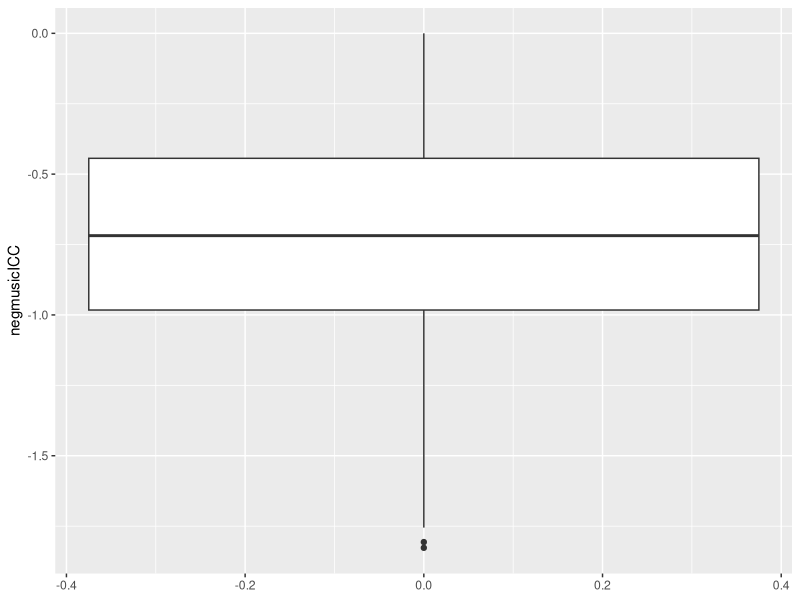
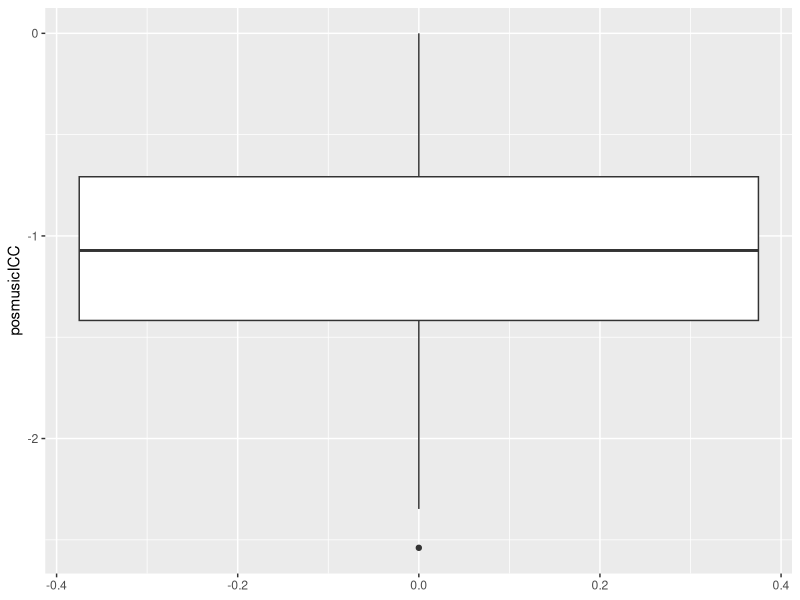
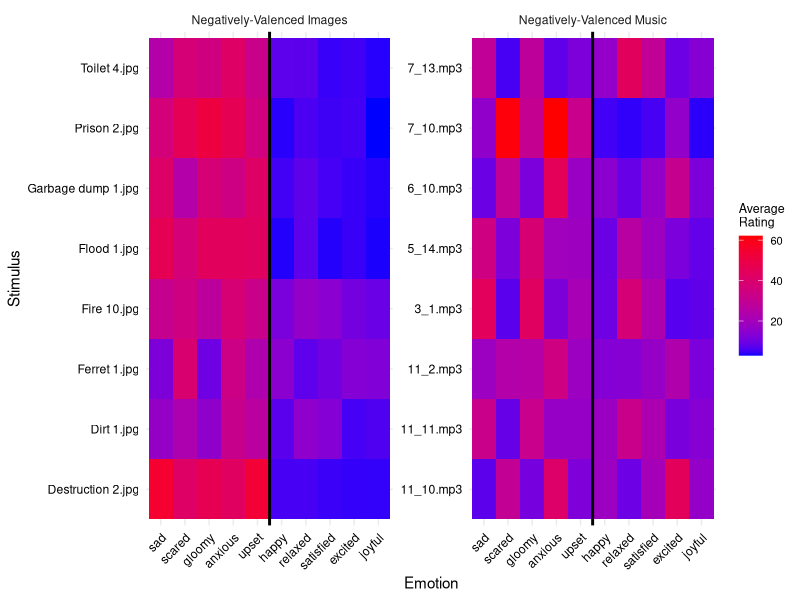
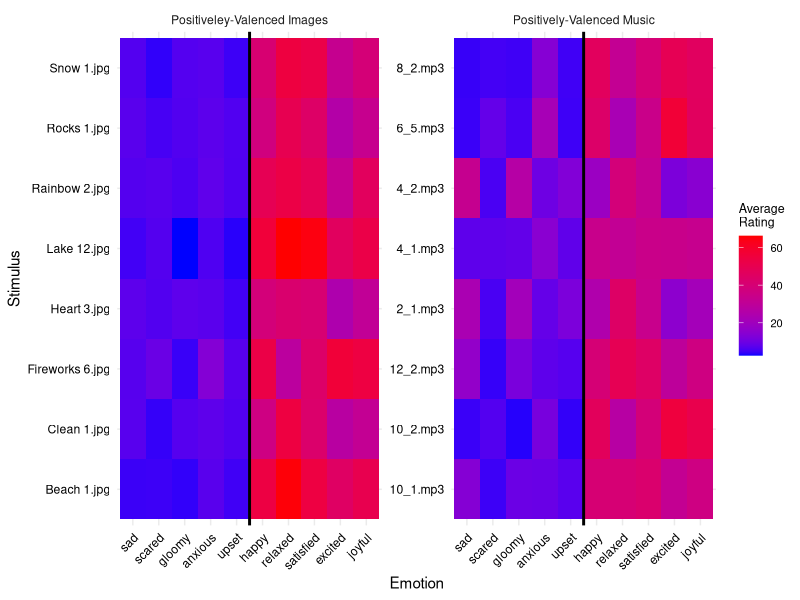
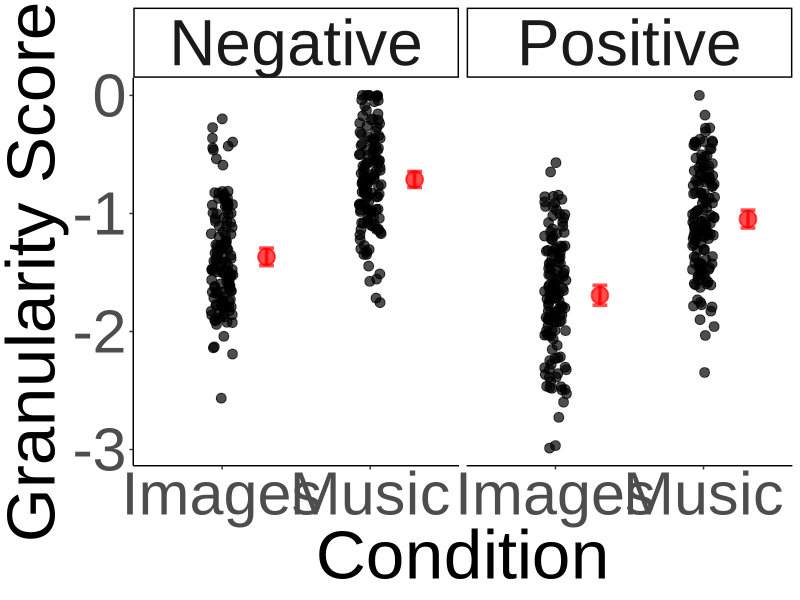
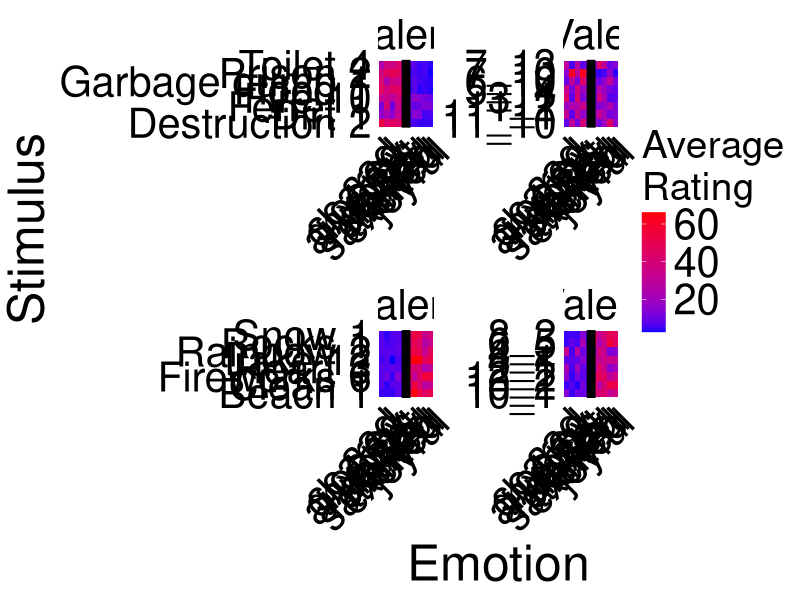
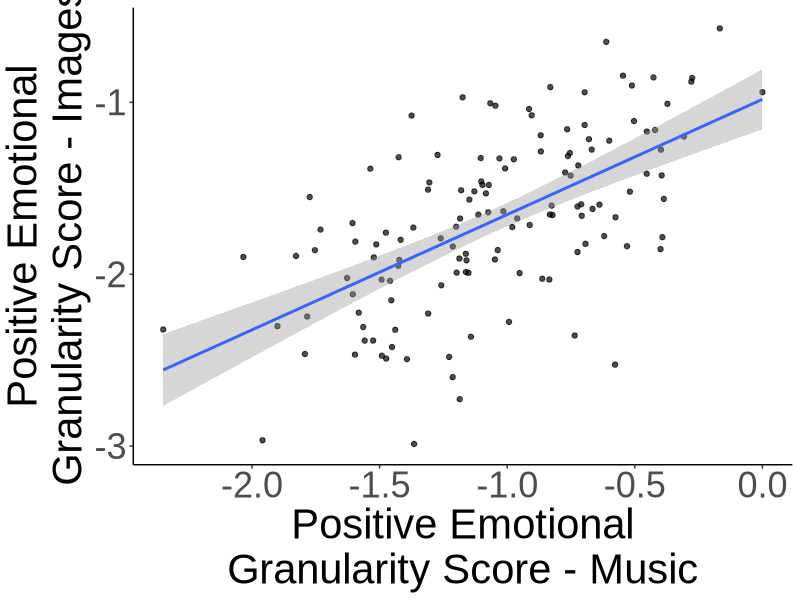
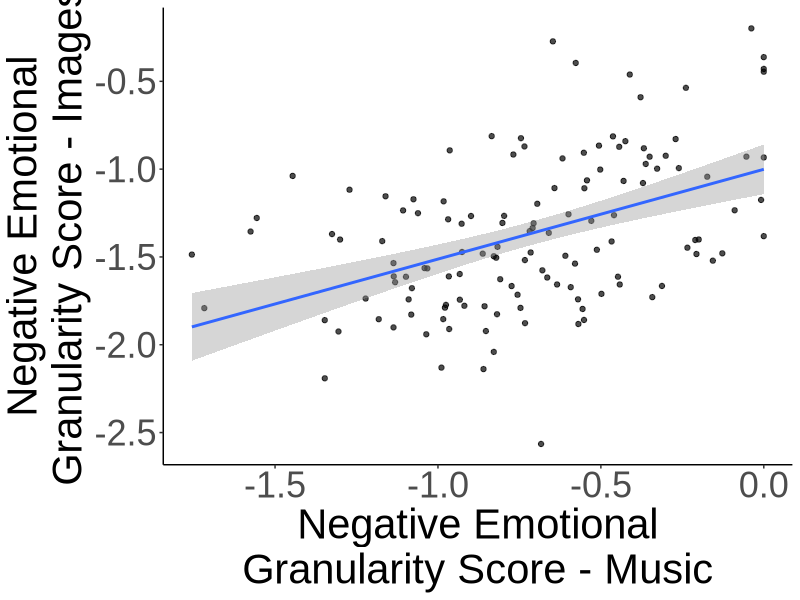

Here is the R script that generated these plots, in order: (Note: this script raises an error after producing the figures.)
## ---- chunk 1
library(lmerTest)
library(tidyverse)
library(corrplot)
library(emmeans)
## ---- chunk 2
granularity_scores <- read.csv(file='../data/study1final_granularityscores.csv')

pos_ratings <- read.csv(file='../data/study1final_positiveratings.csv')

neg_ratings <- read.csv(file='../data/study1final_negativeratings.csv')
## ---- chunk 3
ggplot(granularity_scores, aes(y = negmusicICC)) +
  geom_boxplot()

ggplot(granularity_scores, aes(y = posmusicICC)) +
  geom_boxplot()

# Function to replace IQR outliers with NA
remove_outliers_iqr <- function(df,col_name) {
  x = df[[col_name]]
  Q1 <- quantile(x, 0.25, na.rm = TRUE)
  Q3 <- quantile(x, 0.75, na.rm = TRUE)
  IQR_val <- Q3 - Q1

  lower_bound <- Q1 - 1.5 * IQR_val
  upper_bound <- Q3 + 1.5 * IQR_val

  # Replace outliers with NA
  df[[col_name]][x < lower_bound | x > upper_bound] <- NA
  df=df
}

granularity_scores <- remove_outliers_iqr(granularity_scores, "negmusicICC")
granularity_scores <- remove_outliers_iqr(granularity_scores, "negpicICC")
granularity_scores <- remove_outliers_iqr(granularity_scores, "posmusicICC")
granularity_scores <- remove_outliers_iqr(granularity_scores, "pospicICC")
## ---- chunk 4
#test interaction between stimulus type (music/picture), emotion rating valence (pos/negative), and stimulus valence
neg_ratingsperemotion <- neg_ratings %>%
  pivot_longer(gloomy:upset) 

pos_ratingsperemotion <- pos_ratings %>%
  pivot_longer(happy:relaxed)

pos_ratingsperemotion$rating_valence <- "positive"
neg_ratingsperemotion$rating_valence <- "negative"

master_ratingsperemotion <- rbind(pos_ratingsperemotion, neg_ratingsperemotion)

#assigning stimulus valence
# Positive and Negative picture and music lists
pos_pic <- c("Beach 1.jpg", "Fireworks 6.jpg", "Lake 12.jpg", "Rainbow 2.jpg", "Clean 1.jpg", "Heart 3.jpg", "Rocks 1.jpg", "Snow 1.jpg")
neg_pic <- c("Dirt 1.jpg", "Ferret 1.jpg", "Fire 10.jpg", "Flood 1.jpg", "Destruction 2.jpg", "Garbage dump 1.jpg", "Prison 2.jpg", "Toilet 4.jpg")

pos_music <- c("2_1.mp3", "4_1.mp3", "4_2.mp3", "6_5.mp3", "8_2.mp3", "10_1.mp3", "10_2.mp3", "12_2.mp3")
neg_music <- c("3_1.mp3", "5_14.mp3", "6_10.mp3", "7_10.mp3", "7_13.mp3", "11_2.mp3", "11_10.mp3", "11_11.mp3")

# Apply the filter function
# Create a function to filter data by positive or negative images/music
filter_by_type <- function(data, type_list, column_name) {
  data %>%
    filter(!!sym(column_name) %in% type_list)
}

pos_pic_data <- filter_by_type(master_ratingsperemotion, pos_pic, "stim")
pos_pic_data$stimulus_valence <- "positive"
neg_pic_data <- filter_by_type(master_ratingsperemotion, neg_pic, "stim")
neg_pic_data$stimulus_valence <- "negative"

pos_music_data <- filter_by_type(master_ratingsperemotion, pos_music, "stim")
pos_music_data$stimulus_valence <- "positive"
neg_music_data <- filter_by_type(master_ratingsperemotion, neg_music, "stim")
neg_music_data$stimulus_valence <- "negative"

master_ratingsperemotion <- rbind(pos_pic_data,neg_pic_data,pos_music_data,neg_music_data)

#m1 <- lmer(data=master_ratingsperemotion, (value) ~ condition*rating_valence*stimulus_valence +  (rating_valence|Participant.Public.ID),control=lmerControl(optimizer="bobyqa")) #removed stim intercept to assist in model convergence and main random effect of stimulus_valence (explained least amt of variance), 8/13/26 -- and the main effect of condition and interaction between rating valence and condition

m1 <- lmer(data=master_ratingsperemotion, (value) ~ condition*rating_valence*stimulus_valence + (rating_valence|Participant.Public.ID),control=lmerControl(optimizer="bobyqa"))
car::Anova(m1,type="II" )
summary(m1)

#simple test of means (i.e., seeing pos rated pos, neg rated neg)
test(emmeans(m1, ~ condition*rating_valence*stimulus_valence, lmerTest.limit = 43840, lmer.df = "satterthwaite"))

emmeans::test(emmeans(m1, pairwise ~ condition*rating_valence*stimulus_valence,lmerTest.limit = 43840,lmer.df = "satterthwaite"))

#plots
## ---- chunk 5
averages_pos <- pos_ratings %>%
  pivot_longer(happy:relaxed, names_to = "Emotion", values_to = "Response") %>%
  group_by(stim, condition, Emotion) %>%
  summarise(
     `Average\nRating` = mean(Response, na.rm = TRUE)
    )

averages_neg <- neg_ratings %>%
  pivot_longer(gloomy:upset, names_to = "Emotion", values_to = "Response") %>%
  group_by(stim, condition,Emotion) %>%
  summarise(
    `Average\nRating` = mean(Response, na.rm = TRUE)
    )

# Positive and Negative picture and music lists
pos_pic <- c("Beach 1.jpg", "Fireworks 6.jpg", "Lake 12.jpg", "Rainbow 2.jpg", "Clean 1.jpg", "Heart 3.jpg", "Rocks 1.jpg", "Snow 1.jpg")
neg_pic <- c("Dirt 1.jpg", "Ferret 1.jpg", "Fire 10.jpg", "Flood 1.jpg", "Destruction 2.jpg", "Garbage dump 1.jpg", "Prison 2.jpg", "Toilet 4.jpg")

pos_music <- c("2_1.mp3", "4_1.mp3", "4_2.mp3", "6_5.mp3", "8_2.mp3", "10_1.mp3", "10_2.mp3", "12_2.mp3")
neg_music <- c("3_1.mp3", "5_14.mp3", "6_10.mp3", "7_10.mp3", "7_13.mp3", "11_2.mp3", "11_10.mp3", "11_11.mp3")

# Apply the filter function
# Create a function to filter data by positive or negative images/music
filter_by_type <- function(data, type_list, column_name) {
  data %>%
    filter(!!sym(column_name) %in% type_list)
}
averages_master <- rbind(averages_pos,averages_neg)
pos_pic_data <- filter_by_type(averages_master, pos_pic, "stim")
neg_pic_data <- filter_by_type(averages_master, neg_pic, "stim")

pos_music_data <- filter_by_type(averages_master, pos_music, "stim")
neg_music_data <- filter_by_type(averages_master, neg_music, "stim")

neg_averages <- rbind(neg_pic_data,neg_music_data)

neg_averages$Emotion <- factor(neg_averages$Emotion, levels = c("sad", "scared", "gloomy", "anxious", "upset", "happy", "relaxed", "satisfied", "excited", "joyful"))

neg_averages <- neg_averages %>%
  mutate(condition = recode(condition, music = "Negatively-Valenced Music", pic = "Negatively-Valenced Images")) 

ggplot(neg_averages,aes(x = Emotion, y = stim, fill = `Average\nRating`)) +
    geom_tile() +
    #ggtitle(paste("Average Responses by Emotion and Stimulus for", group_name)) +
    xlab("Emotion") +
    ylab("Stimulus") +
    scale_fill_gradient(low = "blue", high = "red") +  # Adjust color scheme as needed
    theme_minimal() +
    theme(axis.text.x = element_text(angle = 45, hjust = 1, color = "black"), axis.text.y = element_text(color = "black"), plot.background = element_rect(fill = "white", color = NA),  # Set plot background to white
        panel.background = element_rect(fill = "white", color = NA),legend.title = element_text(size = 9), 
               legend.text = element_text(size = 8)) +
  facet_wrap(~condition, scales = "free") +
  geom_vline(xintercept=5.5, color="black", linetype="solid", size=1)

pos_averages <- rbind(pos_pic_data,pos_music_data)

pos_averages$Emotion <- factor(pos_averages$Emotion, levels = c("sad", "scared", "gloomy", "anxious", "upset", "happy", "relaxed", "satisfied", "excited", "joyful"))

pos_averages <- pos_averages %>%
  mutate(condition = recode(condition, music = "Positively-Valenced Music", pic = "Positiveley-Valenced Images"))

ggplot(pos_averages, aes(x = Emotion, y = stim, fill = `Average\nRating`)) +
    geom_tile() +
    #ggtitle(paste("Average Responses by Emotion and Stimulus for", group_name)) +
    xlab("Emotion") +
    ylab("Stimulus") +
    scale_fill_gradient(low = "blue", high = "red") +  # Adjust color scheme as needed
    theme_minimal() +
    theme(axis.text.x = element_text(angle = 45, hjust = 1, color = "black"), axis.text.y = element_text(color = "black"), plot.background = element_rect(fill = "white", color = NA),  # Set plot background to white
        panel.background = element_rect(fill = "white", color = NA),legend.title = element_text(size = 9), 
               legend.text = element_text(size = 8)) +
  facet_wrap(~condition, scales = "free") +
  geom_vline(xintercept=5.5, color="black", linetype="solid", size=1)

averages_total <- rbind(pos_averages, neg_averages)
averages_total$stim <- gsub(".jpg", "", averages_total$stim)
averages_total$stim <- gsub(".mp3", "", averages_total$stim)

averages_total_plot <-
ggplot(averages_total, aes(x = Emotion, y = stim, fill = `Average\nRating`)) +
    geom_tile() +
    #ggtitle(paste("Average Responses by Emotion and Stimulus for", group_name)) +
    xlab("Emotion") +
    ylab("Stimulus") +
    scale_fill_gradient(low = "blue", high = "red") +  # Adjust color scheme as needed
    theme_minimal() +
    theme(axis.text.x = element_text(angle = 45, hjust = 1, color = "black", size = 30), 
          axis.text.y = element_text(color = "black", size=30),
          strip.text = element_text(color = "black", size=30),
          axis.title = element_text(color = "black", size=36),
          plot.background = element_rect(fill = "white", color = NA),  # Set plot background to white
        panel.background = element_rect(fill = "white", color = NA),
        legend.title = element_text(size = 28), 
            legend.text = element_text(size = 30)
        ) +
  facet_wrap(~condition, scales = "free") +
  geom_vline(xintercept=5.5, color="black", linetype="solid", size=3)

ggsave('../heatmap_averagestudy1.png',averages_total_plot, dpi=1000,width=18, height=10.5)
## ---- chunk 6
#granularity across pics + music
##positive
cor.test(granularity_scores$posmusicICC, granularity_scores$pospicICC)

##negative
cor.test(granularity_scores$negmusicICC, granularity_scores$negpicICC)

##combined
cor.test(granularity_scores$allmusicICC, granularity_scores$allpicICC)
## ---- chunk 7
#granularity across pics + music
##positive
t.test(granularity_scores$posmusicICC, granularity_scores$pospicICC, paired=TRUE)

##negative
t.test(granularity_scores$negmusicICC, granularity_scores$negpicICC, paired=TRUE)

##combined
t.test(granularity_scores$allmusicICC, granularity_scores$allpicICC, paired=TRUE)
## ---- chunk 8
#gloomy sad scared anxious upset
neg_ratings$average <- (neg_ratings$gloomy + neg_ratings$sad + neg_ratings$scared + neg_ratings$anxious + neg_ratings$gloomy)/5

neg_averages <-
  neg_ratings %>%
  group_by(Participant.Public.ID, condition) %>%
  dplyr::summarize(mean = mean(average))

neg_averages$valence <- "Negative"

#relaxed, excited, satisfied, happy, joyful
pos_ratings$average <- (pos_ratings$relaxed + pos_ratings$excited + pos_ratings$satisfied + pos_ratings$happy + pos_ratings$joyful)/5

pos_averages <-
  pos_ratings %>%
  group_by(Participant.Public.ID, condition) %>%
  dplyr::summarize(mean = mean(average))

pos_averages$valence <- "Positive"

averages <- rbind(neg_averages, pos_averages)
## ---- chunk 9
pos_granularity_plot <- 
ggplot(data=granularity_scores, aes(x=posmusicICC, y=pospicICC)) +
  theme_classic()+
  theme(legend.position = "none")+
  geom_point(alpha=0.7) +
  geom_smooth(method="lm") +
  xlab("Positive Emotional\nGranularity Score - Music") +
  ylab("Positive Emotional\nGranularity Score - Images") +
  theme(
    axis.title.x = element_text(family="Arial", size=20),
    axis.title.y = element_text(family="Arial",size=20),
    axis.text.x = element_text(family="Arial", size=14),
    axis.text.y = element_text(family="Arial",size=14)) +
    theme(
    axis.title.x = element_text(family="Arial", size=30),
    axis.title.y = element_text(family="Arial",size=30),
    axis.text.x = element_text(family="Arial", size=26),
    axis.text.y = element_text(family="Arial",size=26))

ggsave('../figures/study1_posgrancor.png',dpi=1000, pos_granularity_plot, height=8)

neg_granularity_plot <-
ggplot(data=granularity_scores, aes(x=negmusicICC, y=negpicICC)) +
  theme_classic()+
  theme(legend.position = "none")+
  geom_point(alpha=0.7) +
  geom_smooth(method="lm") +
  xlab("Negative Emotional\nGranularity Score - Music") +
  ylab("Negative Emotional\nGranularity Score - Images")+
  theme(
    axis.title.x = element_text(family="Arial", size=30),
    axis.title.y = element_text(family="Arial",size=30),
    axis.text.x = element_text(family="Arial", size=26),
    axis.text.y = element_text(family="Arial",size=26))

ggsave('../figures/study1_neggrancor.png',dpi=1000, neg_granularity_plot, height=8)


#differences in ICCs
granularity_scores_long <-
  granularity_scores %>%
  pivot_longer(negmusicICC:allpicICC) 
  
granularity_scores_long$valence <- ifelse(grepl("^neg",granularity_scores_long$name), "Negative", "Positive")
granularity_scores_long$valence <- ifelse(grepl("^all",granularity_scores_long$name), "Combined", granularity_scores_long$valence)
granularity_scores_long$condition <- ifelse(grepl("pic",granularity_scores_long$name), "Images", "Music")

#mag_difference <-
granularity_scores_long %>%
  subset(valence!="Combined") %>%
  ggplot(aes(x=condition, y=value)) +
  stat_summary(fun.data = 'mean_cl_normal', geom = 'errorbar', size=1.25, width = 0.1, alpha=0.7,position = position_nudge(x = .3, y = 0), color="red") +
  stat_summary(fun.data = 'mean_cl_normal', geom = 'pointrange',size=1.25, alpha=0.7,position = position_nudge(x = .3, y = 0), color="red")+
  theme_classic()+
  theme(legend.position = "none") +
  facet_wrap(~valence,scales = "free_x") +
  geom_jitter(alpha=0.7, width=0.075,size=3) +
  #geom_violinhalf(position = position_nudge(x = .2, y = 0))
  xlab("Condition") +
  ylab("Granularity Score") +
  theme(
    axis.title.x = element_text(family="Arial", size=50),
    axis.title.y = element_text(family="Arial",size=50),
    axis.text.x = element_text(family="Arial", size=44),
    axis.text.y = element_text(family="Arial",size=44),
    strip.text = element_text(family="Arial",size=46))

ggsave('../figures/study1_magdifference.png',dpi=1000, mag_difference, width=14, height=12)


#magnitude differences in raw ratings (not ICC)
ggplot(data=averages, aes(x=valence, y=mean, color=condition)) +
     stat_summary(fun.data = 'mean_se', geom = 'errorbar', width = 0.05, alpha=0.7,position=position_dodge(width=0.2)) +
  stat_summary(fun.data = 'mean_se', geom = 'pointrange', alpha=0.7,position=position_dodge(width=0.2))+
  theme_classic()+
  theme(legend.position = "none") +
  xlab("Emotion Valence") +
  ylab("Rating") +
  scale_color_manual(values=c("#0072B2", "#D55E00" )) +
  scale_fill_manual(values=c("#0072B2","#D55E00"))
## ---- chunk 10
##Pos emotions
#relaxed, excited, satisfied, happy, joyful

#relaxed - excited
relaxed_excited_cor <-
  pos_ratings %>%
  group_by(Participant.Public.ID, condition) %>%
  dplyr::summarize(cor = cor(relaxed, excited))

relaxed_excited_cor_pics <- relaxed_excited_cor %>%
  subset(condition == "pic")

relaxed_excited_cor_music <- relaxed_excited_cor %>%
  subset(condition == "music")

#relaxed - satisfied
relaxed_satisfied_cor <-
  pos_ratings %>%
  group_by(Participant.Public.ID, condition) %>%
  dplyr::summarize(cor = cor(relaxed, satisfied))

relaxed_satisfied_cor_pics <- relaxed_satisfied_cor %>%
  subset(condition == "pic")

relaxed_satisfied_cor_music <- relaxed_satisfied_cor %>%
  subset(condition == "music")

#relaxed - happy
relaxed_happy_cor <-
  pos_ratings %>%
  group_by(Participant.Public.ID, condition) %>%
  dplyr::summarize(cor = cor(relaxed, happy))

relaxed_happy_cor_pics <- relaxed_happy_cor %>%
  subset(condition == "pic")

relaxed_happy_cor_music <- relaxed_happy_cor %>%
  subset(condition == "music")

#relaxed - joyful
relaxed_joyful_cor <-
  pos_ratings %>%
  group_by(Participant.Public.ID, condition) %>%
  dplyr::summarize(cor = cor(relaxed, joyful))

relaxed_joyful_cor_pics <- relaxed_joyful_cor %>%
  subset(condition == "pic")

relaxed_joyful_cor_music <- relaxed_joyful_cor %>%
  subset(condition == "music")

#excited - satisfied
excited_satisfied_cor <-
  pos_ratings %>%
  group_by(Participant.Public.ID, condition) %>%
  dplyr::summarize(cor = cor(excited, satisfied))

excited_satisfied_cor_pics <- excited_satisfied_cor %>%
  subset(condition == "pic")

excited_satisfied_cor_music <- excited_satisfied_cor %>%
  subset(condition == "music")

#excited - happy
excited_happy_cor <-
  pos_ratings %>%
  group_by(Participant.Public.ID, condition) %>%
  dplyr::summarize(cor = cor(excited, happy))

excited_happy_cor_pics <- excited_happy_cor %>%
  subset(condition == "pic")

excited_happy_cor_music <- excited_happy_cor %>%
  subset(condition == "music")

#excited - joyful
excited_joyful_cor <-
  pos_ratings %>%
  group_by(Participant.Public.ID, condition) %>%
  dplyr::summarize(cor = cor(excited, joyful))

excited_joyful_cor_pics <- excited_joyful_cor %>%
  subset(condition == "pic")

excited_joyful_cor_music <- excited_joyful_cor %>%
  subset(condition == "music")

#satisfied - happy
satisfied_happy_cor <-
  pos_ratings %>%
  group_by(Participant.Public.ID, condition) %>%
  dplyr::summarize(cor = cor(satisfied, happy))

satisfied_happy_cor_pics <- satisfied_happy_cor %>%
  subset(condition == "pic")

satisfied_happy_cor_music <- satisfied_happy_cor %>%
  subset(condition == "music")

#satisfied - joyful
satisfied_joyful_cor <-
  pos_ratings %>%
  group_by(Participant.Public.ID, condition) %>%
  dplyr::summarize(cor = cor(satisfied, joyful))

satisfied_joyful_cor_pics <- satisfied_joyful_cor %>%
  subset(condition == "pic")

satisfied_joyful_cor_music <- satisfied_joyful_cor %>%
  subset(condition == "music")

#joyful - happy
joyful_happy_cor <-
  pos_ratings %>%
  group_by(Participant.Public.ID, condition) %>%
  dplyr::summarize(cor = cor(joyful, happy))

joyful_happy_cor_pics <- joyful_happy_cor %>%
  subset(condition == "pic")

joyful_happy_cor_music <- joyful_happy_cor %>%
  subset(condition == "music")

#neg emotions
#gloomy sad scared anxious upset
#gloomy - sad
gloomy_sad_cor <-
  neg_ratings %>%
  group_by(Participant.Public.ID, condition) %>%
  dplyr::summarize(cor = cor(gloomy, sad))

gloomy_sad_cor_pics <- gloomy_sad_cor %>%
  subset(condition == "pic")

gloomy_sad_cor_music <- gloomy_sad_cor %>%
  subset(condition == "music")

#gloomy - scared
gloomy_scared_cor <-
  neg_ratings %>%
  group_by(Participant.Public.ID, condition) %>%
  dplyr::summarize(cor = cor(gloomy, scared))

gloomy_scared_cor_pics <- gloomy_scared_cor %>%
  subset(condition == "pic")

gloomy_scared_cor_music <- gloomy_scared_cor %>%
  subset(condition == "music")

#gloomy - anxious
gloomy_anxious_cor <-
  neg_ratings %>%
  group_by(Participant.Public.ID, condition) %>%
  dplyr::summarize(cor = cor(gloomy, anxious))

gloomy_anxious_cor_pics <- gloomy_anxious_cor %>%
  subset(condition == "pic")

gloomy_anxious_cor_music <- gloomy_anxious_cor %>%
  subset(condition == "music")

#gloomy - upset
gloomy_upset_cor <-
  neg_ratings %>%
  group_by(Participant.Public.ID, condition) %>%
  dplyr::summarize(cor = cor(gloomy, upset))

gloomy_upset_cor_pics <- gloomy_upset_cor %>%
  subset(condition == "pic")

gloomy_upset_cor_music <- gloomy_upset_cor %>%
  subset(condition == "music")

#sad - scared
sad_scared_cor <-
  neg_ratings %>%
  group_by(Participant.Public.ID, condition) %>%
  dplyr::summarize(cor = cor(sad, scared))

sad_scared_cor_pics <- sad_scared_cor %>%
  subset(condition == "pic")

sad_scared_cor_music <- sad_scared_cor %>%
  subset(condition == "music")

#sad - anxious
sad_anxious_cor <-
  neg_ratings %>%
  group_by(Participant.Public.ID, condition) %>%
  dplyr::summarize(cor = cor(sad, anxious))

sad_anxious_cor_pics <- sad_anxious_cor %>%
  subset(condition == "pic")

sad_anxious_cor_music <- sad_anxious_cor %>%
  subset(condition == "music")

#sad - upset
sad_upset_cor <-
  neg_ratings %>%
  group_by(Participant.Public.ID, condition) %>%
  dplyr::summarize(cor = cor(sad, upset))

sad_upset_cor_pics <- sad_upset_cor %>%
  subset(condition == "pic")

sad_upset_cor_music <- sad_upset_cor %>%
  subset(condition == "music")

#scared - anxious
scared_anxious_cor <-
  neg_ratings %>%
  group_by(Participant.Public.ID, condition) %>%
  dplyr::summarize(cor = cor(scared, anxious))

scared_anxious_cor_pics <- scared_anxious_cor %>%
  subset(condition == "pic")

scared_anxious_cor_music <- scared_anxious_cor %>%
  subset(condition == "music")

#scared - upset
scared_upset_cor <-
  neg_ratings %>%
  group_by(Participant.Public.ID, condition) %>%
  dplyr::summarize(cor = cor(scared, upset))

scared_upset_cor_pics <- scared_upset_cor %>%
  subset(condition == "pic")

scared_upset_cor_music <- scared_upset_cor %>%
  subset(condition == "music")

#upset - anxious
upset_anxious_cor <-
  neg_ratings %>%
  group_by(Participant.Public.ID, condition) %>%
  dplyr::summarize(cor = cor(upset, anxious))

upset_anxious_cor_pics <- upset_anxious_cor %>%
  subset(condition == "pic")

upset_anxious_cor_music <- upset_anxious_cor %>%
  subset(condition == "music")
## ---- chunk 11
##Pos emotions
#relaxed (low), excited (high), satisfied (low), happy (high), joyful (high)
relaxed_excited_cor$arousal_dif <- "different"
relaxed_satisfied_cor$arousal_dif <- "same"
relaxed_happy_cor$arousal_dif <- "different"
relaxed_joyful_cor$arousal_dif <- "different"
excited_satisfied_cor$arousal_dif <- "different"
excited_happy_cor$arousal_dif <- "same"
excited_joyful_cor$arousal_dif <- "same"
satisfied_happy_cor$arousal_dif <- "different"
satisfied_joyful_cor$arousal_dif <- "different"
joyful_happy_cor$arousal_dif <- "same"

master <- rbind(relaxed_excited_cor, relaxed_satisfied_cor, relaxed_happy_cor, 
                relaxed_joyful_cor,excited_satisfied_cor,excited_happy_cor,
                excited_joyful_cor,satisfied_happy_cor,satisfied_joyful_cor,
                joyful_happy_cor)
master$condition <- as.factor(master$condition)
contrasts(master$condition) <- c(-0.5,0.5)
master$arousal_dif <- as.factor(master$arousal_dif)
contrasts(master$arousal_dif) <- c(-0.5,0.5)

test <- lmer(data=master, scale(cor) ~ condition*arousal_dif + (condition*arousal_dif|Participant.Public.ID))
summary(test)

##Neg emotions
gloomy_sad_cor$arousal_dif <- "same"
gloomy_scared_cor$arousal_dif <- "different"
gloomy_anxious_cor$arousal_dif <- "different"
gloomy_upset_cor$arousal_dif <- "different"
sad_anxious_cor$arousal_dif <- "different"
sad_upset_cor$arousal_dif <- "different"
scared_anxious_cor$arousal_dif <- "same"
scared_upset_cor$arousal_dif <- "same"
upset_anxious_cor$arousal_dif <- "same"
sad_scared_cor$arousal_dif <- "different"

master_neg <- rbind(gloomy_sad_cor, gloomy_scared_cor, gloomy_anxious_cor, 
                gloomy_upset_cor,sad_anxious_cor,sad_upset_cor,
                scared_upset_cor,scared_anxious_cor,scared_anxious_cor,
                sad_scared_cor)
master_neg$condition <- as.factor(master_neg$condition)
contrasts(master_neg$condition) <- c(-0.5,0.5)
master_neg$arousal_dif <- as.factor(master_neg$arousal_dif)
contrasts(master_neg$arousal_dif) <- c(-0.5,0.5)

test <- lmer(data=master_neg, scale(cor) ~ condition*arousal_dif + (condition*arousal_dif|Participant.Public.ID))
summary(test)

master$valence <- "Positive"
master_neg$valence <- "Negative"

master_posneg <- rbind(master,master_neg)
## ---- chunk 12
average_corr <-
master_posneg %>%
  group_by(condition, valence, Participant.Public.ID,arousal_dif) %>%
    summarise(
     `cor` = mean(cor, na.rm = TRUE)
    )  %>%
  mutate(arousal_dif = recode(arousal_dif, "different" = "Different", "same" = "Similar"))

arousal_differentiation <-
average_corr %>%
  mutate(arousal_dif = recode(arousal_dif, "different" = "Different", "same" = "Similar")) %>%
  ggplot(aes(x=arousal_dif, y=cor, color=condition)) +
   stat_summary(fun.data = 'mean_se', geom = 'errorbar',alpha=0.7, width = 0.03,size=0.75,position = position_nudge(x = .3, y = 0)) +
  stat_summary(fun.data = 'mean_se', geom = 'pointrange', alpha=0.7,size=0.4,position = position_nudge(x = .3, y = 0))+
  theme_classic() +
  theme(legend.position = "none") +
 facet_wrap(~valence)+
  xlab("Arousal Level") +
  ylab("Correlation Among Emotion Ratings")  +    
  theme(
    axis.title.x = element_text(family="Arial", size=50),
    axis.title.y = element_text(family="Arial",size=50),
    axis.text.x = element_text(family="Arial", size=44),
    axis.text.y = element_text(family="Arial",size=44),
    strip.text = element_text(family="Arial",size=44))+
  scale_color_manual(values=c("#0072B2", "#D55E00" )) +
  scale_fill_manual(values=c("#0072B2","#D55E00")) +
  geom_jitter(alpha=0.5, width=0.1,size=2)


ggsave('../figures/study1_arousal_differentiation.png',dpi=1000, arousal_differentiation, width=14, height=12)
## ---- chunk 13
cor.test(granularity_scores$posmusicICC, granularity_scores$EDT.ability, paired=TRUE)
cor.test(granularity_scores$negmusicICC, granularity_scores$EDT.ability, paired=TRUE)
